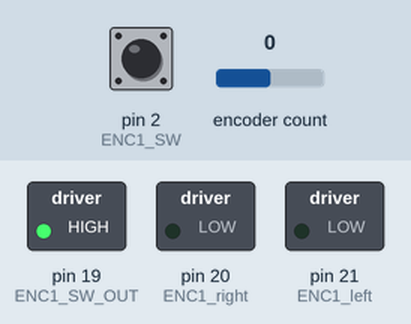
The program below on a simulated Arduino Leonardo, built with avr-gcc and run on an emulated ATmega32U4. Parts: switched loads named in the program (green lamp = pin HIGH). The test bench sets the inputs (shaded band); at power-on: encoder count 0, pin 2 (ENC1_SW) HIGH.

Above: at 1.2 s.
1.3 s: encoder count set to 1
At 2.4 s:
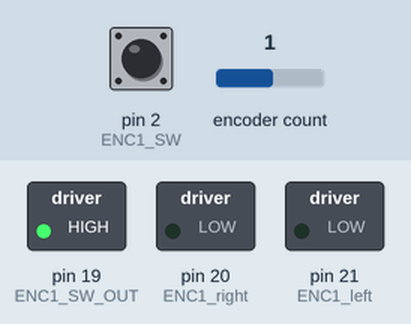
2.8 s: pin 2 (ENC1_SW) pulled LOW for 0.15 s
At 2.87 s:
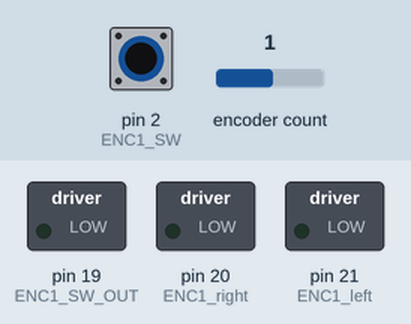
4.4 s: encoder count set to 0
At 5.6 s:
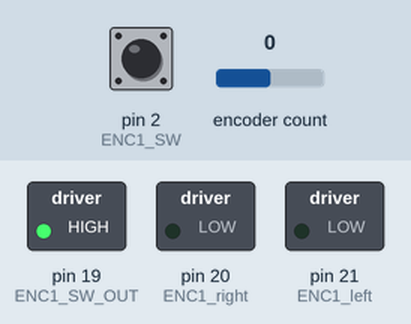
5.9 s: pin 2 (ENC1_SW) pulled LOW for 3.2 s
At 6.3 s:
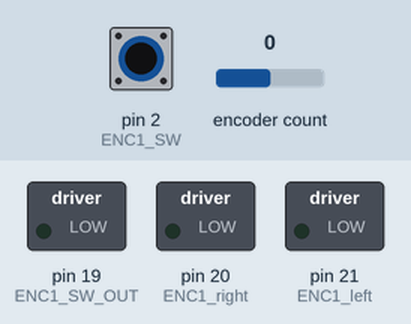
Timing chart, 0 to 10.6 s (numbered marks = the images above; inputs shaded):
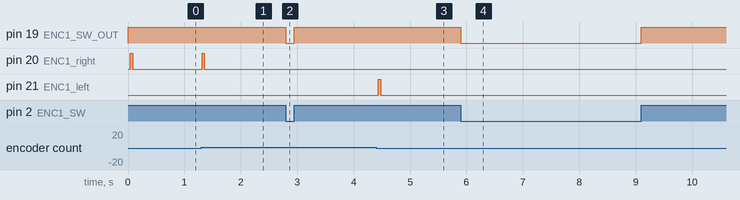

Measured:
- after the input at 1.3 s, pin 20 (ENC1_right): LOW → HIGH at once, → LOW 0.04 s later
- after the input at 2.8 s, pin 19 (ENC1_SW_OUT): HIGH → LOW at once, → HIGH 0.15 s later
- after the input at 4.4 s, pin 21 (ENC1_left): LOW → HIGH at once, → LOW 0.04 s later
- after the input at 5.9 s, pin 19 (ENC1_SW_OUT): HIGH → LOW at once, → HIGH 3.2 s later

The program:

main.cpp
```cpp
// (licence header left out)
#include <Arduino.h>
#include <setmicro.h>
#include <Encoders.h>
#include <portsetup.h>
#include <Timer.h>


int ENC_delay = 0;
int ENC_click_delay = 100;
int dir_delay = 40;
int dir = 0;

Encoders_ Enc1(ENC1_CLK,ENC1_DT,ENC1_SW);
Timer_ DirTimer;

void setup() {
  setLed();
  setPort();
}

void loop() {

  if(DirTimer.expired(dir_delay)){
    dir = Enc1.direction(ENC_delay);
    DirTimer.update();
  }

  if(dir == 1){
    digitalWrite(ENC1_left,LOW);
    digitalWrite(ENC1_right,HIGH);
    /*Serial.print("ENC1 right = ");
    Serial.print("HIGH");
    Serial.println();*/
  }else if(dir == -1){
    digitalWrite(ENC1_left,HIGH);
    digitalWrite(ENC1_right,LOW);
    /*Serial.print(" ENC1 left = ");
    Serial.println("HIGH");*/
  }else {
    digitalWrite(ENC1_left,LOW);
    digitalWrite(ENC1_right,LOW);
    //Serial.println("stop");
  }

  //Serial.println(digitalRead(ENC1_right));

  if(Enc1.click(ENC_click_delay) == LOW){
    digitalWrite(ENC1_SW_OUT, LOW);
    //Serial.println(" ENC1 click");
  }else{
    digitalWrite(ENC1_SW_OUT, HIGH);
    //Serial.println(" ENC1 No click");
  }

}

  
```

Encoders.h
```cpp
// (licence header left out)
#ifndef ENCODER_h
#define ENCODER_h

#include <Arduino.h>
#include <Timer.h>
#include <Encoder.h>


/**
 * The encoder class is used to control a classic multiturn rotary encoder
 * with click button
 *
 * The encoder is able to sense a left or right turn thanks to two pins
 * connected to on different part of the wheel. The wheel turning pull-up or down
 * the pins in different order.
 *
 * The alternate LOW and HIGH state of the pins describes two squared waves 90 degrees
 * out of phase.
 *
 *   ---     ---     ---            ---     ---     ---
 *  |   |   |   |   |   |     A    |   |   |   |   |   |
 * -     ---     ---     -        -     ---     ---     --
 * ---     ---     ---                ---     ---     ---
 *   |   |   |   |   |       B      |   |   |   |   |   |
 *    ---     ---     ---        ---     ---    ---
 *      Turn Left                       Turn right
 *    A 1 1 0 0 1                    A 1 1 1 0 1
 *    B 1 0 0 1 1                    B 0 1 0 0 0
 */
class Encoders_ {
    private:
        // one encoder input
        int _clk;
        // the other encoder input
        int _dt;
        // click push button
        int _sw;

        //last encoder position
        long _last_enc_pos;

        // last sw state
        int _sw_last_state;

        int _sw_read;

        int _res;

        // encoder direction -1 left, 0 no move, 1 right
        int _dir;


        // timer class to debounce clicks
        Timer_ _Timer1;
        // timer class to debounce directions
        Timer_ _Timer2;

        //Encoder _MyEnc(uint8_t pina, uint8_t pinb);
        Encoder* _MyEnc;

    public:


        /**
         * to initialize the encoder with input pins and click pin.
         * All af them are digital inputs.
         */
        Encoders_(int clk, int dt, int sw);


        /**
         * give the direction (one step change)
         *
         * @param how long time give the same output before reset to 0 output
         *
         * @return 1 if clockwise (right) or 0 if no changes or -1 if anticlock-wise (left)
         */
        int direction(long out_t);

        /**
         * return the SW push button state. It is debounced to avoid false clicks.
         * Please check the mechanical condition of every encoder.
         * Some encoder can need longer delay.
         *
         * @param long deboucing time
         *
         * @return int 0 LOW (clicked) or 1 HIGH (released).
         */
        int click(long deb_time);

        /**
         * return the last direction state of the encoder
         *
         * @return int 1 (right), -1 (left).
         */
        int lastState();


};

#endif
```

Timer.h
```cpp
// (licence header left out)
#ifndef TIMER_h
#define TIMER_h


#include <Arduino.h>

class Timer_ {
    private:
        unsigned long _last = 0; //last timestamp stored
    public:
        Timer_ ();

        /**
         * update the time spent from Arduino boot
         *
         */
        void update();

        /**
         * reset the timer
         */
        void reset();

        /**
         * check if the time expire
         *
         * @param unsigned long limit
         *
         * @return true if time expired otherwise false
         */
        bool expired(unsigned long t);
};

#endif
```

setmicro.h
```cpp
// (licence header left out)
#ifndef SETMICRO_h
#define SETMICRO_h

/**
 * turn on and off Arduino build in leds
 */
void setLed();

#endif
```

Encoders.cpp
```cpp
// (licence header left out)
//my lib
#include <Encoders.h>
//#include<Encoder.h>


Encoders_::Encoders_(int clk, int dt, int sw){

  _MyEnc = new Encoder(clk, dt);

  _clk = clk;
  _dt = dt;
  _sw = sw;

  _last_enc_pos = -99999;

  _dir = 0;


  _sw_last_state = HIGH;

  _sw_read = HIGH;

  _res = HIGH;

}


int Encoders_::direction(long out_t){

  long newpos = _MyEnc->read();

  //Serial.println(newpos);

  if(_Timer2.expired(out_t)){

    if(newpos ==_last_enc_pos) _dir = 0;
    else if(newpos < _last_enc_pos) _dir = -1;
    else _dir = 1;
    _Timer2.update();
  }


  _last_enc_pos = newpos;


  //Serial.println(_dir);

  return _dir;
}

int Encoders_::click(long deb_time){


  // read the state of the switch into a local variable:
  // normal open state is HIGH
  _sw_read = digitalRead(_sw);

  /*if(_sw_read) Serial.println("HIGH");
  else Serial.println("LOW");*/

  /*save the state before timer check to not stuck on a
  specific state*/
  _sw_last_state = _sw_read;

  //Serial.println(_sw_last_state);

  if(_Timer1.expired(deb_time)){
    _Timer1.update();
    if (!_sw_read){
      return 0;
    } else {
      return 1;
    }
  }


  return _sw_last_state;
}

int Encoders_::lastState(){
  return _res;
}
```

Timer.cpp
```cpp
// (licence header left out)
#include <Arduino.h>
#include <Timer.h>


Timer_::Timer_(){

}

void Timer_::update(){
    _last = millis();
    //Serial.print("tick");
    //Serial.println(_last);

}

void Timer_::reset(){
    _last = 0;
    //Serial.println("reset");
}

bool Timer_::expired(unsigned long t){
    //Serial.println("I'm here!");
    //Serial.println(millis());
    //Serial.println(_last);
    if(millis()-_last>t){
        //Serial.println("expired");
        return true;
    }else {
        //Serial.println("Not expired");
        return false;
    }
}
```

posrtsetup.cpp
```cpp
#include <portsetup.h>
#include <Arduino.h>
//#include <main.cpp>


// keep off for better performance
/*void activeSerial(){
    Serial.begin(9600);
}*/

void setPort(){
    pinMode(ENC1_CLK, INPUT);
    pinMode(ENC1_DT, INPUT);
    pinMode(ENC1_SW, INPUT);
    pinMode(ENC1_right, OUTPUT);
    pinMode(ENC1_left, OUTPUT);
    pinMode(ENC1_SW_OUT, OUTPUT);
}

void resetEnc(){
    digitalWrite(ENC1_left, LOW);
    digitalWrite(ENC1_right, LOW);
}
```

setmicro.cpp
```cpp
// (licence header left out)
// Arduino general settings

#include <Arduino.h>
#include <setmicro.h>

void setLed(){
    // disable TXLED and RXLED (TXLED is always on if the USB is tranmitting data)
    DDRD &= ~(1<<5);
} 
```

portsetup.h
```cpp
#ifndef PORTSETUP_h
#define PORTSETUP_h

#define ENC1_CLK 1
#define ENC1_DT 0
#define ENC1_SW 2

#define ENC1_right 20
#define ENC1_left 21
#define ENC1_SW_OUT 19

/**
 * set input and output (use inside setup() in main)
 */
void setPins();

void setPort();

void resetEnc();


#endif
```
